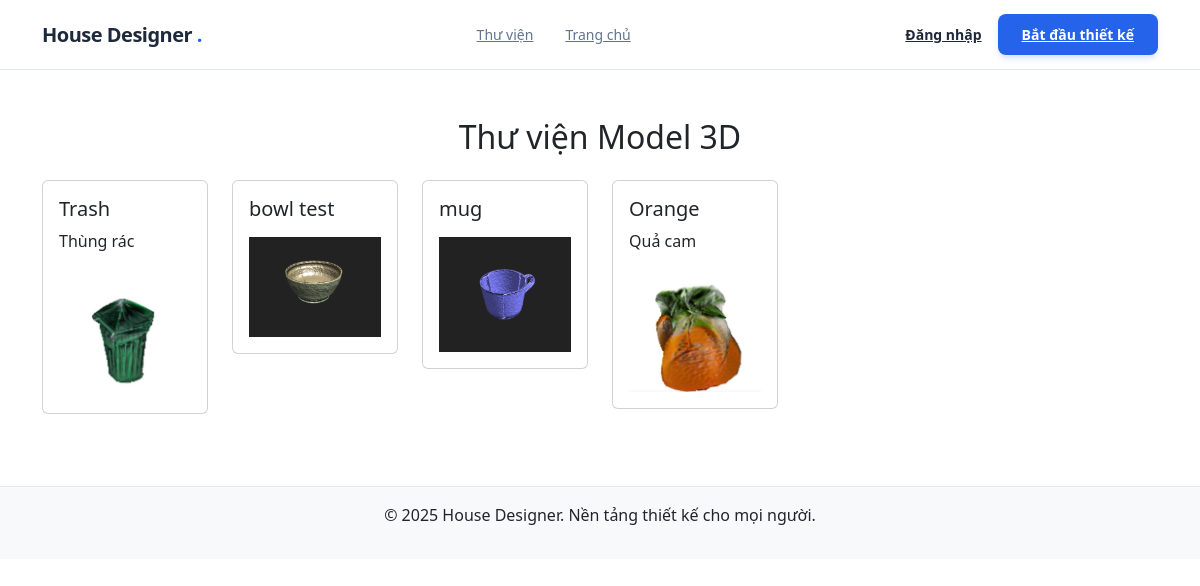
Page /gallery/ on the committed database.
### gallery/models.py (models this page shows, shortened)
class MeshObject(models.Model):
    name = models.CharField(max_length=255)
    description = models.TextField(blank=True)
    prompt = models.CharField(max_length=255, blank=True)
    thumbnail = models.ImageField(upload_to="thumbnail/", blank=True, null=True)
    folder = models.CharField(max_length=500,null=True,blank=True)
    created_at = models.DateTimeField(default=timezone.now)
    is_default = models.BooleanField(default=False)
    owner = models.ForeignKey(User, on_delete=models.CASCADE, null=True, blank=True)

### gallery/views.py (the view)
# urls.py: path('gallery/', views.gallery),
def gallery(request):
    objects = MeshObject.objects.filter(is_default=True)
    return render(request, 'gallery.html', {'objects': objects})

### gallery/templates/gallery.html (shortened to what this page needs)
{% load static %}
<!DOCTYPE html>
<html lang="vi">
<head>
    <link rel="stylesheet" href="{% static 'css/styles_intro.css' %}">
    <link href="https://cdn.jsdelivr.net/npm/bootstrap@5.3.2/dist/css/bootstrap.min.css" rel="stylesheet">
</head>
<body>
    <nav class="navbar">
      <div class="container nav-content">
        <div class="logo">House Designer <span class="dot">.</span></div>
        <div class="nav-links">
          <a href="/gallery">Thư viện</a>
          <a href="{% url 'home' %}">Trang chủ</a>
        </div>
        <div class="nav-actions">
          {% if user.is_authenticated %}
          <span class="btn-text">Xin chào, {{ user.username }}</span>
          <a href="{% url 'logout' %}" class="btn-primary">Đăng xuất</a>
          {% else %}
          <a href="{% url 'login' %}" class="btn-text">Đăng nhập</a>
          <a href="{% url 'home' %}" class="btn-primary">Bắt đầu thiết kế</a>
          {% endif %}
        </div>
      </div>
    </nav>
    <section class="py-5">
        <div class="container">
            <h2 class="mb-4 text-center">Thư viện Model 3D</h2>
            <div class="row">
                {% for obj in objects %}
                <div class="col-md-2 mb-4">
                <a href="{% url 'design_default' %}?folder={{ obj.folder }}" class="text-decoration-none">
                    <div class="card">
                        <div class="card-body">
                            <h5 class="card-title">{{ obj.name }}</h5>
                            <p class="card-text">{{ obj.description }}</p>
                            <img src="{{ obj.thumbnail.url }}" alt="{{ obj.name }}" class="img-fluid ">
                        </div>
                    </div>
                </a>
                </div>
                {% empty %}
                <p class="text-center">Chưa có object nào trong thư viện.</p>
                {% endfor %}
            </div>
        </div>
    </section>
    <footer class="footer bg-light py-3">
        <div class="container text-center">
            <p>&copy; 2025 House Designer. Nền tảng thiết kế cho mọi người.</p>
        </div>
    </footer>
</body>
</html>

### landingPage/static/css/styles_intro.css (style rules this page uses)
:root { --primary: #2563EB; --primary-dark: #1D4ED8; --text-main: #1E293B; --text-light: #64748B; --bg-light: #F8FAFC; --white: #ffffff; }
* { margin: 0; padding: 0; box-sizing: border-box; }
body { font-family: 'Plus Jakarta Sans', sans-serif; color: var(--text-main); background: var(--white); line-height: 1.6; }
.container { max-width: 1200px; margin: 0 auto; padding: 0 24px; }
a { text-decoration: none; transition: 0.3s; }
.navbar { position: fixed; top: 0; width: 100%; z-index: 1000; background: rgba(255, 255, 255, 0.9); backdrop-filter: blur(10px); border-bottom: 1px solid #E2E8F0; height: 70px; display: flex; align-items: center; }
.nav-content { width: 100%; display: flex; justify-content: space-between; align-items: center; }
.logo { font-size: 20px; font-weight: 800; color: var(--text-main); letter-spacing: -0.5px; }
.logo .dot { color: var(--primary); }
.nav-links { display: flex; gap: 32px; }
.nav-links a { color: var(--text-light); font-weight: 500; font-size: 14px; }
.nav-actions { display: flex; align-items: center; gap: 16px; }
.btn-text { color: var(--text-main); font-weight: 600; font-size: 14px; }
.btn-primary { background: var(--primary); color: white; padding: 10px 24px; border-radius: 8px; font-weight: 600; font-size: 14px; box-shadow: 0 4px 6px -1px rgba(37, 99, 235, 0.2); }
.footer { padding: 40px 0; border-top: 1px solid #E2E8F0; margin-top: auto; }

### rows in the picture
MeshObject: name "Trash", description "Thùng rác", thumbnail (picture)
MeshObject: name "bowl test", thumbnail (picture)
MeshObject: name "mug", thumbnail (picture)
MeshObject: name "Orange", description "Quả cam", thumbnail (picture)
